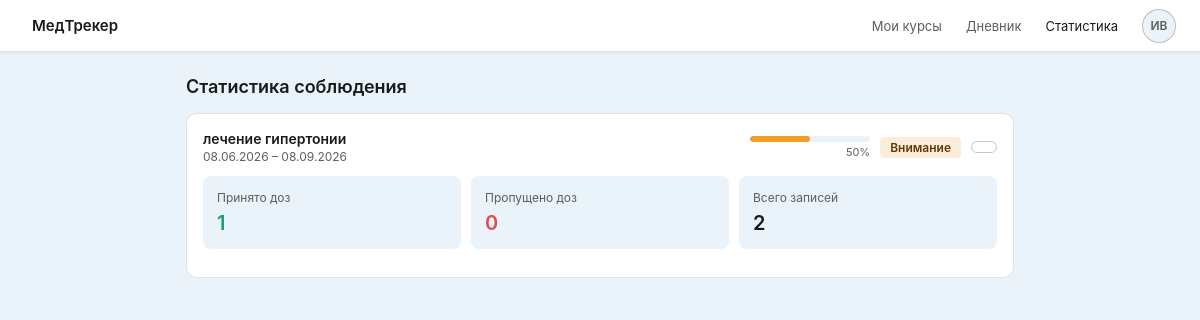
/patient/statistics (signed in), run on the app's committed database.
### app/models/models.py (models this page shows, shortened)
class User(UserMixin, db.Model):
    __tablename__ = 'user'
    id = db.Column(db.Integer, primary_key=True, autoincrement=True)
    username = db.Column(db.String(50), nullable=False, unique=True)
    email = db.Column(db.String(100), nullable=False, unique=True)
    password_hash = db.Column(db.String(255), nullable=False)
    role = db.Column(db.String(10), nullable=False)
    full_name = db.Column(db.String(100), nullable=False)
    created_at = db.Column(db.DateTime, default=datetime.utcnow, nullable=False)
    assigned_courses = db.relationship(
        'Course',
        foreign_keys='Course.doctor_id',
        backref=db.backref('doctor', lazy='joined'),
        lazy='dynamic'
    )
    patient_courses = db.relationship(
        'Course',
        foreign_keys='Course.patient_id',
        backref=db.backref('patient', lazy='joined'),
        lazy='dynamic'
    )
    intake_logs = db.relationship('IntakeLog', backref='patient_user', lazy='dynamic')
    def is_patient(self):
        return self.role == 'patient'

class Course(db.Model):
    __tablename__ = 'course'
    id = db.Column(db.Integer, primary_key=True, autoincrement=True)
    doctor_id = db.Column(
        db.Integer,
        db.ForeignKey('user.id', ondelete='SET NULL'),
        nullable=True
    )
    patient_id = db.Column(
        db.Integer,
        db.ForeignKey('user.id', ondelete='CASCADE'),
        nullable=False
    )
    title = db.Column(db.String(150), nullable=False)
    start_date = db.Column(db.Date, nullable=False)
    end_date = db.Column(db.Date, nullable=False)
    status = db.Column(db.String(20), nullable=False, default='active')
    goal = db.Column(db.Text, nullable=True)
    doctor_comment = db.Column(db.Text, nullable=True)
    created_at = db.Column(db.DateTime, default=datetime.utcnow, nullable=False)
    items = db.relationship(
        'CourseItem',
        backref='course',
        lazy='dynamic',
        cascade='all, delete-orphan'
    )

### app/routes/patient.py (the view)
@patient_bp.route('/statistics')
@login_required
@patient_required
def statistics():
    courses = Course.query.filter_by(patient_id=current_user.id).all()
    stats = []
    for c in courses:
        total = IntakeLog.query.join(CourseItem).filter(
            CourseItem.course_id == c.id,
            IntakeLog.status.in_(['taken', 'missed', 'skipped'])
        ).count()
        taken = IntakeLog.query.join(CourseItem).filter(
            CourseItem.course_id == c.id, IntakeLog.status == 'taken'
        ).count()
        missed = IntakeLog.query.join(CourseItem).filter(
            CourseItem.course_id == c.id, IntakeLog.status == 'missed'
        ).count()
        pct = round(taken / total * 100) if total else 0
        stats.append({'course': c, 'total': total, 'taken': taken,
                      'missed': missed, 'pct': pct})
    return render_template('patient/statistics.html', stats=stats)

### app/routes/patient.py (called while the page is built)
def patient_required(f):
    from functools import wraps
    @wraps(f)
    def decorated(*args, **kwargs):
        if not current_user.is_authenticated or not current_user.is_patient():
            abort(403)
        return f(*args, **kwargs)
    return decorated

### app/templates/patient/statistics.html (shortened to what this page needs)
{% extends "shared/base.html" %}
{% block content %}
<div class="page-wrapper">
  <div class="page-title" style="margin-bottom:16px">Статистика соблюдения</div>
  {% if stats %}
    {% for s in stats %}
    <div class="card">
      <div class="card-header">
        <div>
          <div class="card-title" style="margin-bottom:0">{{ s.course.title }}</div>
          <div class="row-sub">
            {{ s.course.start_date.strftime('%d.%m.%Y') }} – {{ s.course.end_date.strftime('%d.%m.%Y') }}
          </div>
        </div>
        <div style="display:flex;align-items:center;gap:10px">
          <div>
            <div class="prog-bar" style="width:120px">
              <div class="prog-fill {% if s.pct >= 75 %}ok{% elif s.pct >= 50 %}warn{% else %}bad{% endif %}"
                   style="width:{{ s.pct }}%"></div>
            </div>
            <div style="font-size:11px;color:var(--color-text-secondary);text-align:right;margin-top:3px">{{ s.pct }}%</div>
          </div>
          <span class="tag tag-{% if s.pct >= 75 %}ok{% elif s.pct >= 50 %}warn{% else %}bad{% endif %}">
            {% if s.pct >= 75 %}Хорошо{% elif s.pct >= 50 %}Внимание{% else %}Критично{% endif %}
          </span>
          <a href="{{ url_for('patient.export_pdf', course_id=s.course.id) }}"
             class="btn btn-secondary btn-sm"></a>
        </div>
      </div>
      <div class="metrics-row" style="margin-top:8px">
        <div class="metric">
          <div class="metric-label">Принято доз</div>
          <div class="metric-value ok" style="font-size:20px">{{ s.taken }}</div>
        </div>
        <div class="metric">
          <div class="metric-label">Пропущено доз</div>
          <div class="metric-value bad" style="font-size:20px">{{ s.missed }}</div>
        </div>
        <div class="metric">
          <div class="metric-label">Всего записей</div>
          <div class="metric-value" style="font-size:20px">{{ s.total }}</div>
        </div>
      </div>
    </div>
    {% endfor %}
  {% endif %}
</div>
{% endblock %}

### app/templates/shared/base.html (shortened to what this page needs)
<!DOCTYPE html>
<html lang="ru">
<head>
<link rel="stylesheet" href="https://cdn.jsdelivr.net/npm/@tabler/icons-webfont@2.44.0/tabler-icons.min.css">
<link rel="stylesheet" href="{{ url_for('static', filename='css/main.css') }}">
</head>
<body>
{% if current_user.is_authenticated %}
<nav class="navbar">
  <a class="navbar-brand" href="{{ url_for('auth.index') }}">
    МедТрекер
  </a>
  <div class="navbar-nav">
    {% if current_user.is_patient() %}
      <a class="nav-link {% if request.blueprint == 'patient' and 'dashboard' in request.endpoint %}active{% endif %}"
         href="{{ url_for('patient.dashboard') }}">Мои курсы</a>
      <a class="nav-link {% if 'diary' in request.endpoint %}active{% endif %}"
         href="{{ url_for('patient.diary') }}">Дневник</a>
      <a class="nav-link {% if 'statistics' in request.endpoint %}active{% endif %}"
         href="{{ url_for('patient.statistics') }}">Статистика</a>
    {% endif %}
    <div style="position:relative">
      <a class="avatar-btn" href="{{ url_for('auth.logout') }}" title="Выйти из системы">
        {{ current_user.full_name[:2].upper() }}
      </a>
    </div>
  </div>
</nav>
{% endif %}
<div id="pageContent">
{% block content %}{% endblock %}
</div>
</body>
</html>

### app/static/css/main.css (style rules this page uses)
:root { --color-bg-primary: #ffffff; --color-bg-secondary: #eaf3f9; --color-bg-tertiary: #eeede9; --color-text-primary: #1a1a18; --color-text-secondary:#5f5e5a; --color-text-tertiary: #9c9a92; --color-border-light: rgba(0,0,0,0.12); --color-border-mid: rgba(0,0,0,0.22); --color-border-strong: rgba(0,0,0,0.35); --color-ok-bg: #E1F5EE; --color-ok-text: #085041; --color-warn-bg: #FAEEDA; --color-warn-text:#633806; --color-bad-bg: #FCEBEB; --color-bad-text: #791F1F; --color-info-bg: #EEF2FF; --color-info-text:#3730A3; --color-info-border:#C7D2FE; --radius-sm: 6px; --radius-md: 8px; --radius-lg: 10px; --shadow-sm: 0 1px 3px rgba(0,0,0,0.07); }
*, *::before, *::after { box-sizing: border-box; margin: 0; padding: 0; }
body { font-family: -apple-system, BlinkMacSystemFont, 'Segoe UI', Roboto, sans-serif; background: var(--color-bg-secondary); color: var(--color-text-primary); font-size: 14px; min-height: 100vh; }
a { color: inherit; text-decoration: none; }
.navbar { background: var(--color-bg-primary); border-bottom: 0.5px solid var(--color-border-light); padding: 0 24px; height: 52px; display: flex; align-items: center; justify-content: space-between; position: sticky; top: 0; z-index: 100; box-shadow: var(--shadow-sm); }
.navbar-brand { display: flex; align-items: center; gap: 8px; font-size: 15px; font-weight: 600; color: var(--color-text-primary); }
.navbar-nav { display: flex; align-items: center; gap: 24px; }
.nav-link { font-size: 13px; color: var(--color-text-secondary); transition: color .15s; }
.nav-link:hover, .nav-link.active { color: var(--color-text-primary); }
.avatar-btn { width: 34px; height: 34px; border-radius: 50%; background: var(--color-bg-secondary); border: 0.5px solid var(--color-border-mid); display: flex; align-items: center; justify-content: center; font-size: 12px; font-weight: 600; color: var(--color-text-secondary); cursor: pointer; position: relative; }
.page-wrapper { max-width: 860px; margin: 0 auto; padding: 24px 16px 48px; }
.page-title { font-size: 18px; font-weight: 600; }
.card { background: var(--color-bg-primary); border: 0.5px solid var(--color-border-light); border-radius: var(--radius-lg); padding: 16px; margin-bottom: 12px; }
.card-title { font-size: 14px; font-weight: 600; color: var(--color-text-primary); margin-bottom: 12px; }
.card-header { display: flex; align-items: center; justify-content: space-between; margin-bottom: 12px; }
.metrics-row { display: flex; gap: 10px; margin-bottom: 12px; }
.metric { background: var(--color-bg-secondary); border-radius: var(--radius-md); padding: 14px; flex: 1; }
.metric-label { font-size: 12px; color: var(--color-text-secondary); margin-bottom: 6px; }
.metric-value { font-size: 26px; font-weight: 600; color: var(--color-text-primary); }
.metric-value.ok { color: #1D9E75; }
.metric-value.bad { color: #E24B4A; }
.row-sub { font-size: 12px; color: var(--color-text-secondary); margin-top: 2px; }
.tag { display: inline-flex; align-items: center; border-radius: 4px; padding: 3px 10px; font-size: 12px; font-weight: 600; white-space: nowrap; }
.tag-warn { background: var(--color-warn-bg); color: var(--color-warn-text); }
.btn { display: inline-flex; align-items: center; gap: 6px; border-radius: var(--radius-sm); font-size: 13px; font-weight: 500; padding: 7px 16px; cursor: pointer; white-space: nowrap; transition: opacity .15s; border: none; }
.btn-secondary { background: transparent; color: var(--color-text-secondary); border: 0.5px solid var(--color-border-mid) !important; }
.btn-sm { padding: 5px 12px; font-size: 12px; }
.prog-bar { height: 6px; background: var(--color-bg-secondary); border-radius: 3px; overflow: hidden; width: 90px; }
.prog-fill { height: 100%; border-radius: 3px; }
.prog-fill.warn { background: #EF9F27; }

### data on the page
User: full_name "ИВ"
Course: course "лечение гипертонии", course.start_date "08.06.2026", course.end_date "08.09.2026"

### other printed values
{{ s.pct }} "50"
{{ s.taken }} "1"
{{ s.missed }} "0"
{{ s.total }} "2"
